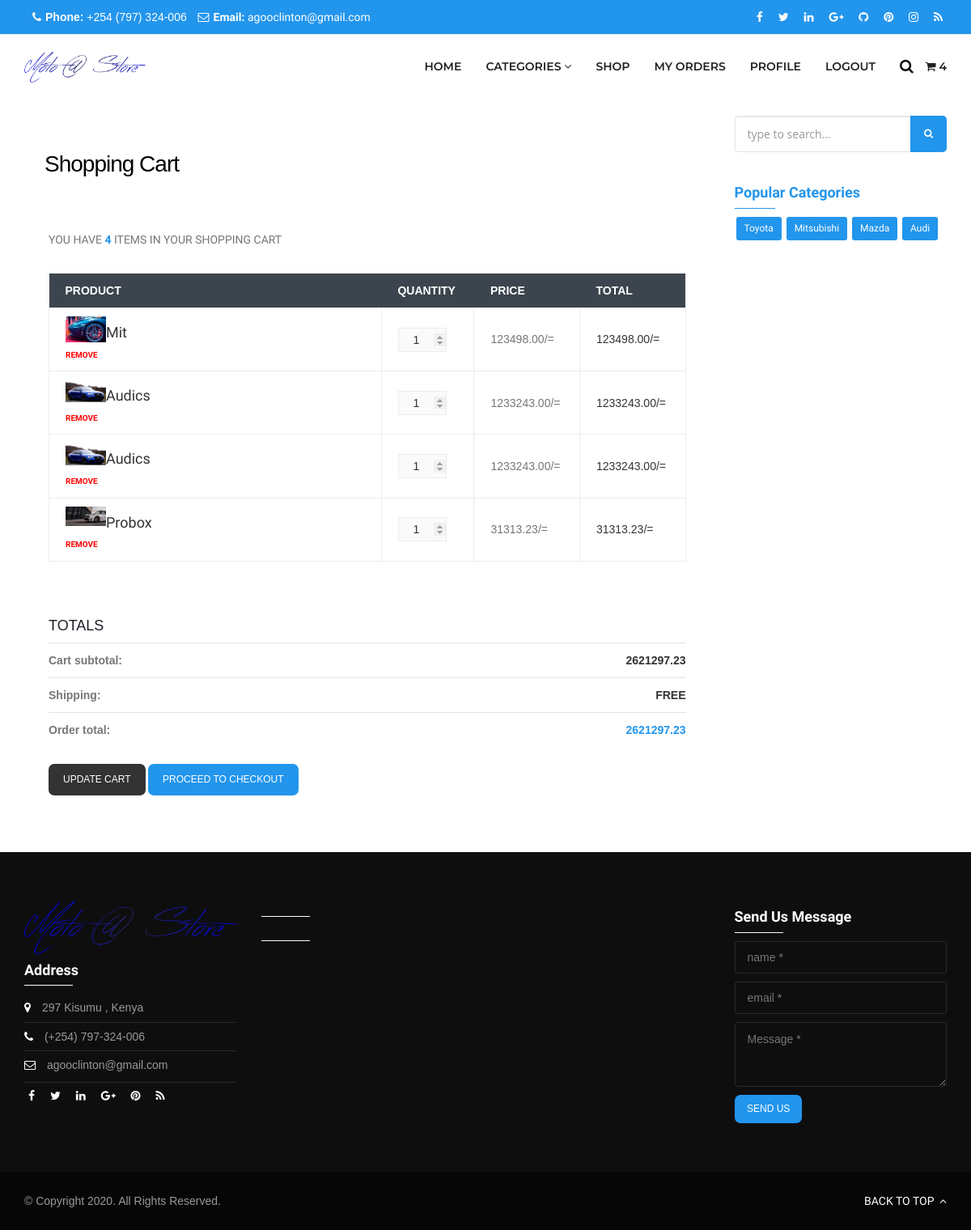
Screenshot of /shopping/ (signed in) with the database file from the repository.
### cart/models.py (models this page shows, shortened)
class Cart(models.Model):
    user    = models.ForeignKey(User, null=True, blank=True, on_delete=models.CASCADE)
    product = models.ForeignKey(Product, blank=True, on_delete=models.CASCADE)
    total   = models.DecimalField(default = 0.00, max_digits=100, decimal_places=2)
    qnty    = models.IntegerField(default = 1)
    updated = models.DateTimeField(auto_now = True)
    timestamp = models.DateTimeField(auto_now_add = True)

### product/models.py (models this page shows, shortened)
class Product(models.Model):
    category = models.ForeignKey(Category, on_delete=models.CASCADE)
    number_in_stock = models.IntegerField()
    product_name = models.CharField(max_length = 191)
    product_price = models.FloatField()
    description = models.TextField()
    product_photo = models.FileField(upload_to='Products')
    timestamp = models.DateTimeField(auto_now = True)
    is_reserved = models.BooleanField(null = True)
    is_sold_out = models.BooleanField(null = True)
    is_new = models.BooleanField(null = True)
    is_under_nego = models.BooleanField(null = True)
    def __str__(self):
        return f'{self.product_name}'

class Category(models.Model):
    category_name = models.CharField(max_length = 191)

### accounts/views.py (the view)
# urls.py: path('shopping/', views.shopping_cart, name = 'cartlist'),
@login_required(login_url = '/Oauth/')
def shopping_cart(request):
    context = {}
    all_category_qs = Category.objects.all()
    context['all_category_qs'] = all_category_qs
    cart_list = Cart.objects.filter(user_id = request.user.id)
    context['cart_list'] = cart_list
    total = 0
    for x in cart_list:
        total += x.total
    context['cart_total'] = total
    return render(request, 'pages/cart.html', context)

### accounts/templates/pages/cart.html
{% extends "base.html" %}
{% load static %}
{% block content %}
<div class="wrapper">
    {% include 'utils/navbar.html' %}
            <div class="main-content">
                <div class="page-content page-sidebar">
                    <div class="container">
                        <div class="row">
                            <div class="col-md-8 col-lg-9">
                                <div class="content-container">
                                    <div class="title-page">
                                        <h2>Shopping Cart</h2>
                                    </div>
                                    <div class="content-inner">
                                        <div class="padding">
                                            <p class="font-12">YOU HAVE <strong>{{cart_list.count}} </strong> ITEMS IN YOUR SHOPPING CART</p>
                                            <table class="shop-cart">
                                                <tbody><tr>
                                                    <th>PRODUCT</th>
                                                    <th>QUANTITY</th>
                                                    <th>PRICE</th>
                                                    <th>TOTAL</th>
                                                </tr>
                                                {% for cart in cart_list %}
                                                <tr>
                                                    <td class="long">
                                                        <img src="{{cart.product.product_photo.url}}" alt="">
                                                        <h4><a href="#">{{ cart.product }}</a></h4>
                                                        <a href="{% url 'remove_cart' cart.id %}">REMOVE</a>
                                                    </td>
                                                    <td>
                                                        <input type="number" disabled value="{{cart.qnty}}">
                                                    </td>
                                                    <td>
                                                        {{cart.total}}/=
                                                    </td>
                                                    <td class="total">
                                                        {{cart.total}}/=
                                                    </td>
                                                </tr>
                                                {% endfor %}
                                            </tbody></table>
                                            <div class="total-cart">
                                                <h4>TOTALS</h4>
                                                <form accept="#">
                                                    <table class="fully">
                                                        <tbody><tr>
                                                            <td>Cart subtotal:</td>
                                                            <td class="total">{{cart_total}}</td>
                                                        </tr>
                                                        <tr>
                                                            <td>Shipping:</td>
                                                            <td class="total">FREE</td>
                                                        </tr>
                                                        <tr>
                                                            <td>Order total:</td>
                                                            <td class="total color">{{cart_total}}</td>
                                                        </tr>
                                                    </tbody></table>
                                                    <div class="btns-bot">
                                                        <a href="{% url 'shop' %}" class="btn btn-dark">UPDATE CART</a>
                                                        <a href="{% url 'checkout' %}" class="btn btn-color">PROCEED TO CHECKOUT</a>
                                                    </div>
                                                </form>
                                            </div>
                                        </div>
                                    </div>
                                </div>
                            </div>
                            <div class="col-md-4 col-lg-3">
                                <div class="sidebar">
                                    <div class="widget widget_search">
                                        <form method="get" class="search-form input-group" action="#">
                                            <input class="form-control" type="text" value="" name="s" id="s" placeholder="type to search...">
                                            <span class="input-group-btn">
                                                <button class="btn btn-default" type="submit"><i class="fa fa-search"></i></button>
                                            </span>
                                        </form>
                                    </div>
                                    <div class="widget">
                                        <h4>Popular Categories</h4>
                                        <div class="tags">
                                        {% for category in all_category_qs %}
                                            <a href="{% url 'categorydetails' category.id %}">{{category.category_name}}</a>
                                        {% endfor %}
                                        </div>
                                    </div>
                                </div>
                            </div>
                        </div>
                    </div>
                </div>
            </div>
</div>
{% endblock %}

### accounts/static/css/rev-settings.css (style rules this page uses)
html { overflow-x: hidden; padding: 0!important; background: #fff; margin: 0 !important; }

### rows the page displays
Cart: product.product_photo (picture), product "Mit", qnty "1", total "123498.00"
Cart: product.product_photo (picture), product "Audics", qnty "1", total "1233243.00"
Cart: product.product_photo (picture), product "Audics", qnty "1", total "1233243.00"
Cart: product.product_photo (picture), product "Probox", qnty "1", total "31313.23"
Category: category_name "Toyota"
Category: category_name "Mitsubishi"
Category: category_name "Mazda"
Category: category_name "Audi"

### other values shown
{{ cart_list.count }} "4"
{{ cart_total }} "2621297.23"
